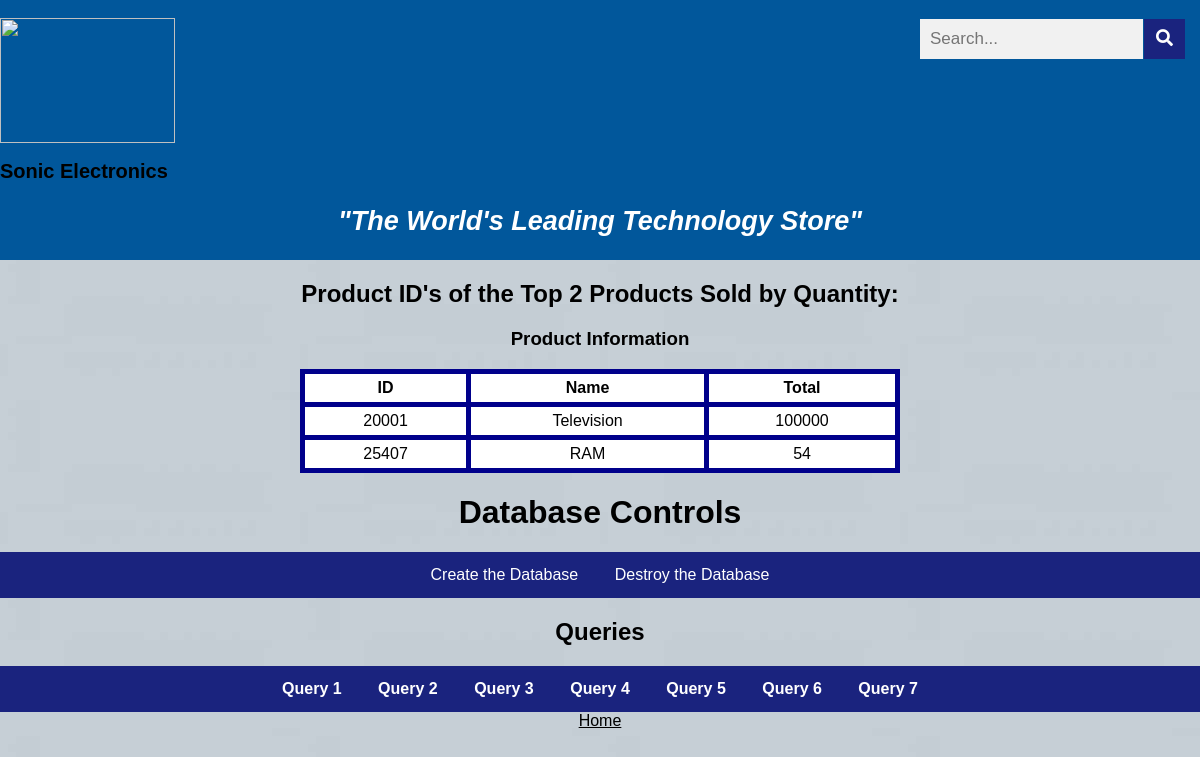
Before: /queryFour.php with the older database file.
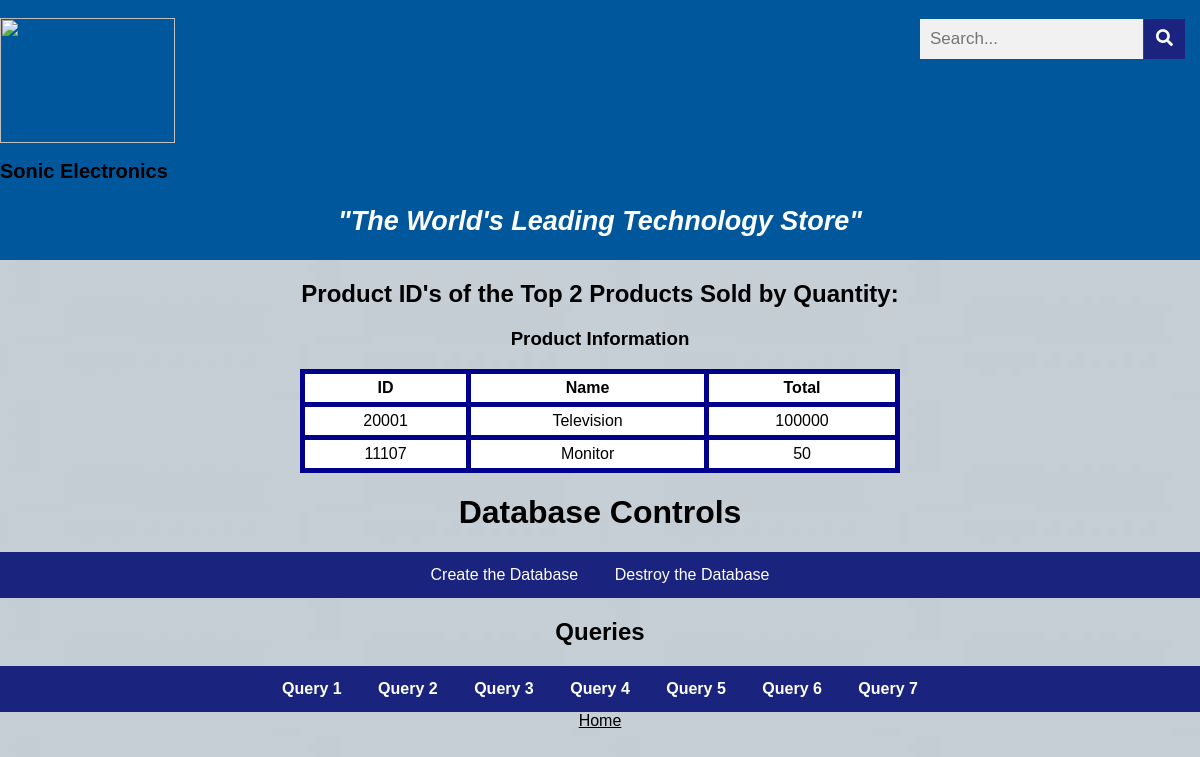
After: the same page with the newer database file.
### tables this page shows
CREATE TABLE product(
    manufacturer_id     INT(5) NOT NULL,
    item_id             INT(5) NOT NULL,
    package_id          INT(5) NOT NULL,
    quantity            INT(5),
    price               DECIMAL(8,2),
    product_name        VARCHAR(30),
    PRIMARY KEY (item_id)
  );

### common.php (called while the page is built)
<?php
function escape($html)
{
  return htmlspecialchars($html, ENT_QUOTES | ENT_SUBSTITUTE, "UTF-8");
}

### queryFour.php (the view)
<?php include "templates/header.php"; ?>
<head>
   <link rel="stylesheet" href="css/style.css">
</head>
<?php
try
{
    require "config.php";
    require "common.php";
    $connection = new PDO($dsn, $username, $password, $options);
    $sql = "SELECT item_id, product_name, SUM(quantity) as total
    FROM product
    group by item_id
    ORDER BY total desc
    LIMIT 2";
    $statement = $connection->prepare($sql);
    $statement->execute();
    $result = $statement->fetchAll();
}
catch(PDOException $error)
{
    echo $sql . "<br>" . $error->getMessage();
}
?>
<?php
    if ($result && $statement->rowCount() > 0) { ?>
        <h2 align="center">Product ID's of the Top 2 Products Sold by Quantity:</h2>
        <h3 align="center">Product Information</h3>
        <table id="resultTable" align="center">
            <tr>
                <th id="resultHeader">ID</th>
                <th id="resultHeader">Name</th>
                <th id="resultHeader">Total</th>
            </tr>
            <?php foreach ($result as $row) { ?>
            <tr>
                <td id="resultData"><?php echo escape($row["item_id"]); ?></td>
                <td id="resultData"><?php echo escape($row["product_name"]); ?></td>
                <td id="resultData"><?php echo escape($row["total"]); ?></td>
            </tr>
            <?php } ?>
        </table>
        <?php } else { ?>
            > No Items Found
        <?php } ?>
<?php include "templates/footer.php"; ?>

### templates/header.php (shortened to what this page needs)
<!DOCTYPE html>
<html lang = "en">
    <head>
    <link rel='stylesheet' href='https://use.fontawesome.com/releases/v5.6.3/css/all.css'>
    <link rel="stylesheet" href="https://cdnjs.cloudflare.com/ajax/libs/font-awesome/4.7.0/css/font-awesome.min.css">
    <link rel='stylesheet' href='https://use.fontawesome.com/releases/v5.6.3/css/all.css'>
  </head>
<body>
<header style= "background-color:#01579B; height: 260px">
<br>
  <form class="example pull-right" action="/action_page.php" style="margin:auto;max-width:300px">
  <input type="text" placeholder="Search..." name="search2">
  <button type="submit"><i class="fa fa-search"></i></button>
    </form>
<img src="https://www.logolynx.com/images/logolynx/56/569a9c6f670baae2a9be83ef3a8a3364.png" style="height: 125px; width: 175px";>
    <h1 style= "font-size: 20px";> Sonic Electronics </h1>
    <h2 style= "font-family:helvetica; color:white; font-size: 27px;"><center><i>"The World's Leading Technology Store"</i></center></h2>
        </header>
    </body>
</html>

### templates/footer.php
<html>
<head>
     <link rel = "stylesheet" href = "css/style.css">
</head>
<body>
    <h1><center>Database Controls</center></h1>
<ul>
    <li>
        <a href="install.php">Create the Database</a>
    </li>
    <li>
        <a href="destroy.php">Destroy the Database</a>
    </li>
</ul>
        <h2><center>Queries</center></h2>
<ul>
    <li>
        <a href="queryOne.php"><strong>Query 1</strong></a>
    </li>
    <li>
        <a href="queryTwo.php"><strong>Query 2</strong></a>
    </li>
    <li>
        <a href="queryThree.php"><strong>Query 3</strong></a>
    </li>
    <li>
        <a href="queryFour.php"><strong>Query 4</strong></a>
    </li>
    <li>
        <a href="queryFive.php"><strong>Query 5</strong></a>
    </li>
    <li>
        <a href="querySix.php"><strong>Query 6</strong></a>
    </li>
    <li>
        <a href="querySeven.php"><strong>Query 7</strong></a>
    </li>
</ul>
    <a style = "color: black" href="index.php";><center>Home</center></a>
</body>
</html>

### css/style.css (style rules this page uses)
body { margin: 0; font-family: Arial, Helvetica, sans-serif; }
ul { list-style-type: none; margin: 0; padding: 0; overflow: hidden; background-color: #1A237E; float: none; text-align:center; }
li { display:inline; }
li a, .dropbtn { display: inline-block; color: white; text-align: center; padding: 14px 16px; text-decoration: none; }
* { box-sizing: border-box; }
form.example input[type=text] { padding: 10px; font-size: 17px; border: 1px solid #01579B; float: left; width: 80%; background: #f1f1f1; }
form.example button { float: left; width: 15%; padding: 10px; background: #1A237E; color: white; font-size: 17px; border: 1px solid #01579B; border-left: none; cursor: pointer; }
form.example::after { content: ""; clear: both; display: table; }
.pull-right { float: right; }
a:link { color: white; }
body { margin:0; }
table { font-family: arial, sans-serif; border-collapse: collapse; width: 30%; background-color: white; }
td, th { border: 5px solid DarkBlue; text-align: center; padding: 8px; }
tr:nth-child(even) { background-color: white; }
table#resultTable { border-spacing: 15px; width: 50%; }
#resultHeader { padding: 5px; text-align: center; }
#resultData { padding: 5px; text-align: center; }

Changed rows visible on the page:
no longer on this page (row edited): product: item_id "25407", product_name "RAM", total "54"
now on this page (row unchanged): product: item_id "11107", product_name "Monitor", total "50"
